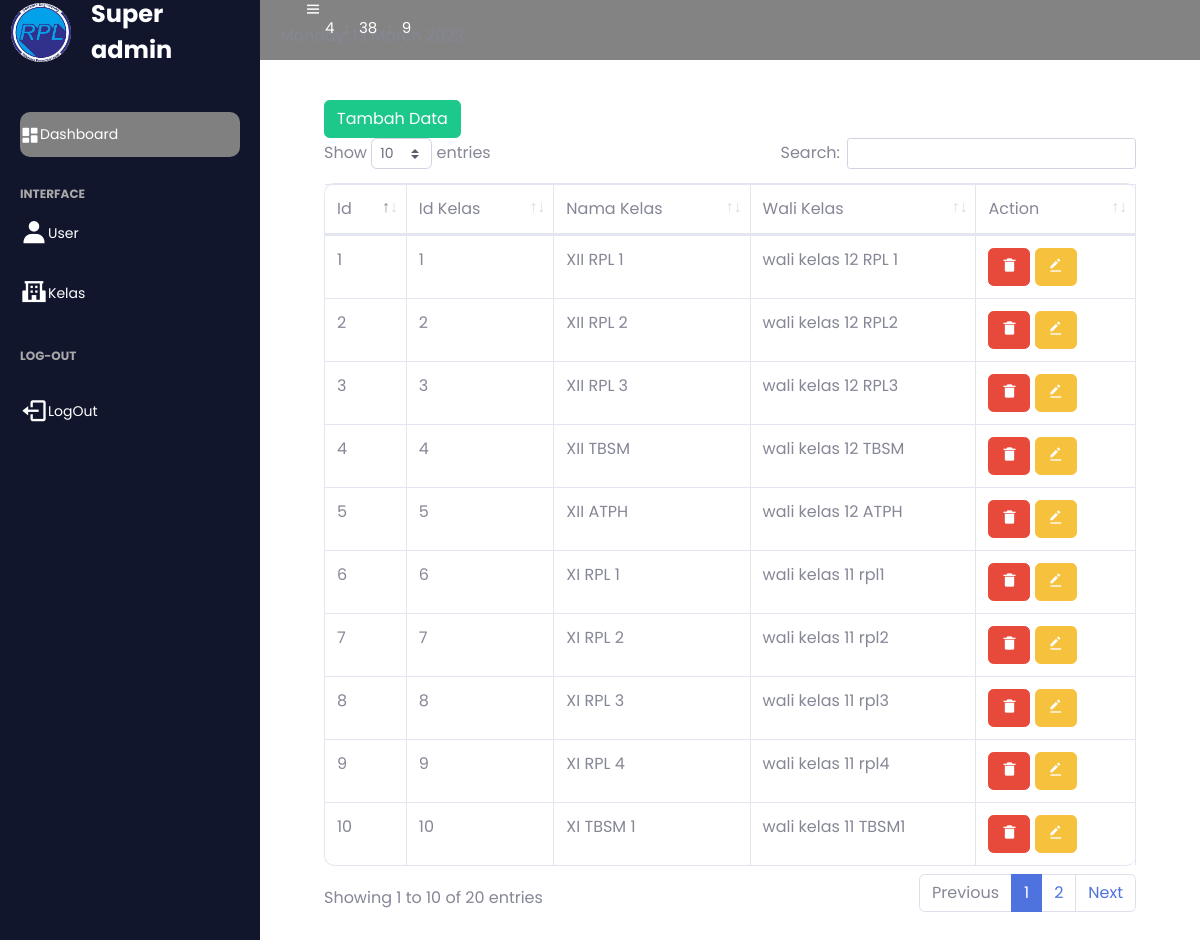
The page /admin_user/index.php?page=kelas on the database its author committed.
### tables this page shows
CREATE TABLE `kelas` (
  `id_kelas` int(11) NOT NULL,
  `nm_kelas` varchar(10) NOT NULL,
  `wali_kelas` varchar(255) NOT NULL
);

### admin_user/kelas.php (the view, shortened to what this page needs)
<?php
include "../bot.php";
include "../koneksi.php";
?>
<link href="vendor/fontawesome-free/css/all.min.css" rel="stylesheet" type="text/css">
<link href="css/sb-admin-2.min.css" rel="stylesheet">
<link href="vendor/datatables/dataTables.bootstrap4.min.css" rel="stylesheet">
    <div class="container-fluid mb-5">
        <div class="card-body">
            <div class="table-responsive">
            <button type="button" class="btn btn-success"><a href="?page=tambah_kelas" class="text-white">Tambah Data</a></button>
                <table class="table table-bordered mb-5" id="dataTable" width="100%" cellspacing="0">
                    <thead>
                        <tr>
                            <td>Id</td>
                            <td>Id Kelas</td>
                            <td>Nama Kelas</td>
                            <td>Wali Kelas</td>
                            <td>Action</td>
                        </tr>
                    </thead>
                    <tbody>
                        <?php
                        $query = "SELECT * FROM kelas";
                        $result= $conn->query($query);
                        $no= 1;
                        while ($data = $result->fetch_assoc()){
                        ?>
                        <tr>
                            <td><?php echo $no++;?></td>
                            <td><?php echo $data["id_kelas"] ?></td>
                            <td><?php echo $data["nm_kelas"] ?></td>
                            <td><?php echo $data["wali_kelas"] ?></td>
                            <td>
                           <button class="btn btn-danger" type="button" value="" data-bs-toggle="modal" data-bs-target="#exampleModal<?php echo $data['id_kelas'];?>"><i class='bx bxs-trash-alt' ></i></button>
                            <a href="index.php?page=edit&id_kelas=<?php echo $data['id_kelas']?>"><button type="button" class="btn btn-warning"><i class='bx bxs-edit-alt'></i></button></a></td>
                        </tr>
                        <?php
                        }
                        ?>
                    </tbody>
                </table>
            </div>
        </div>
    </div>
</section>
<?php
include "../footer.php";
?>

### patch/style.css (style rules this page uses)
* { font-family: 'poppins', sans-serif; margin: 0; padding: 0; box-sizing: border-box; }
body { background-color: #b3b3b3; font-family: 'poppins',sans-serif; }
html { overflow: hidden; }
.table { border-radius: 10px; }

### rows shown on the page
kelas: id_kelas "1", nm_kelas "XII RPL 1", wali_kelas "wali kelas 12 RPL 1"
kelas: id_kelas "2", nm_kelas "XII RPL 2", wali_kelas "wali kelas 12 RPL2"
kelas: id_kelas "3", nm_kelas "XII RPL 3", wali_kelas "wali kelas 12 RPL3"
kelas: id_kelas "4", nm_kelas "XII TBSM", wali_kelas "wali kelas 12 TBSM"
kelas: id_kelas "5", nm_kelas "XII ATPH", wali_kelas "wali kelas 12 ATPH"
kelas: id_kelas "6", nm_kelas "XI RPL 1", wali_kelas "wali kelas 11 rpl1"
kelas: id_kelas "7", nm_kelas "XI RPL 2", wali_kelas "wali kelas 11 rpl2"
kelas: id_kelas "8", nm_kelas "XI RPL 3", wali_kelas "wali kelas 11 rpl3"
kelas: id_kelas "9", nm_kelas "XI RPL 4", wali_kelas "wali kelas 11 rpl4"
kelas: id_kelas "10", nm_kelas "XI TBSM 1", wali_kelas "wali kelas 11 TBSM1"
